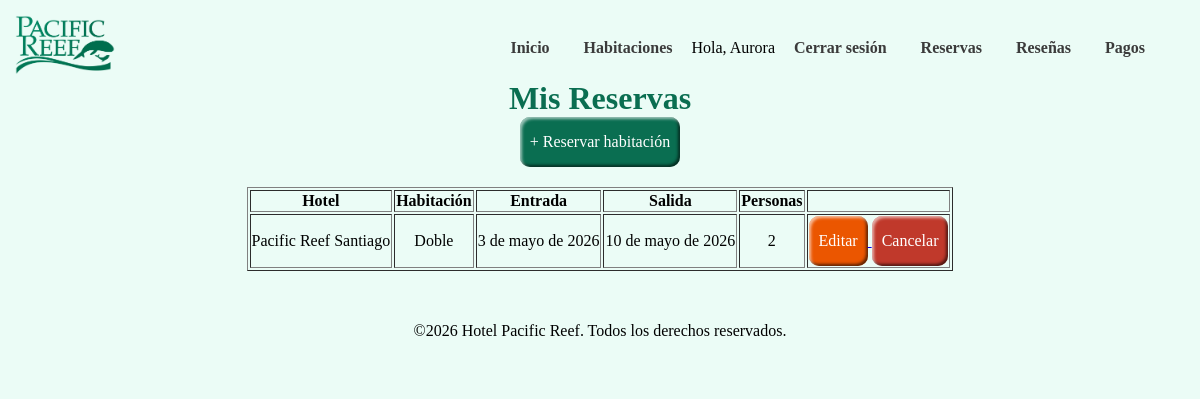
Page /reservas/ (signed in) on the earlier database version.
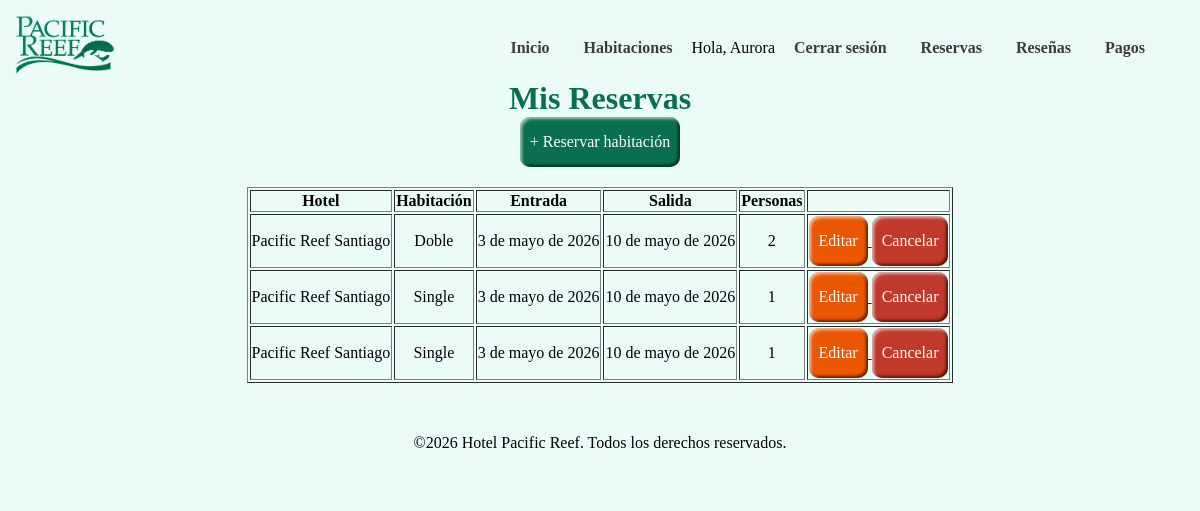
Same page on the later database version.
### hotelreef/models.py (models this page shows, shortened)
class Usuario(models.Model):
    usuario_id = models.AutoField(primary_key=True)
    nombre = models.TextField()
    apellido = models.TextField()
    correo_electronico = models.TextField(unique=True)
    telefono = models.TextField(blank=True, null=True)
    rol = models.TextField()
    contrasena = models.TextField(db_column='contraseña')
    class Meta:
        db_table = 'Usuario'
        managed = False

class Reserva(models.Model):
    reserva_id = models.AutoField(primary_key=True)
    usuario = models.ForeignKey(Usuario, on_delete=models.CASCADE, db_column='usuario_id')
    habitacion = models.ForeignKey(Habitacion, on_delete=models.CASCADE, db_column='habitacion_id')
    fecha_entrada = models.DateField()
    fecha_salida = models.DateField()
    cantidad_personas = models.IntegerField()
    class Meta:
        db_table = 'Reserva'
        managed = False

class Habitacion(models.Model):
    habitacion_id = models.AutoField(primary_key=True)
    hotel = models.ForeignKey(Hotel, on_delete=models.CASCADE, db_column='hotel_id')
    tipo = models.TextField()
    capacidad = models.IntegerField()
    precio = models.FloatField()
    imagen = models.ImageField(upload_to='habitaciones/', blank=True, null=True)  # nueva linea para img
    class Meta:
        db_table = 'Habitacion'
        managed = False

class Hotel(models.Model):
    hotel_id = models.AutoField(primary_key=True)
    nombre = models.TextField()
    direccion = models.TextField()
    categoria = models.TextField(blank=True, null=True)
    class Meta:
        db_table = 'Hotel'
        managed = False

### hotelreef/views.py (the view)
# urls.py: path('reservas/', views.reservas, name='reservas'),
@login_requerido
def reservas(request):
    usuario_id = request.session.get('usuario_id')
    lista = Reserva.objects.select_related('usuario', 'habitacion__hotel').filter(usuario__usuario_id=usuario_id)
    return render(request, 'hotelreef/reservas.html', {'reservas': lista})

### hotelreef/views.py (called while the page is built)
def login_requerido(func):
    @wraps(func)
    def wrapper(request, *args, **kwargs):
        if not request.session.get('usuario_id'):
            return redirect('login')
        return func(request, *args, **kwargs)
    return wrapper

### hotelreef/templates/hotelreef/reservas.html (shortened to what this page needs)
{% extends 'hotelreef/base.html' %}
{% block content %}
    <h1>Mis Reservas</h1>
    <a href="{% url 'habitaciones' %}"><button class="btn-primario">+ Reservar habitación</button></a>
    <table border="1" style="margin: 20px auto;">
        <tr>
            <th>Hotel</th>
            <th>Habitación</th>
            <th>Entrada</th>
            <th>Salida</th>
            <th>Personas</th>
            <th></th>
        </tr>
        {% for r in reservas %}
        <tr>
            <td>{{ r.habitacion.hotel.nombre }}</td>
            <td>{{ r.habitacion.tipo }}</td>
            <td>{{ r.fecha_entrada }}</td>
            <td>{{ r.fecha_salida }}</td>
            <td>{{ r.cantidad_personas }}</td>
            <td>
                <a href="{% url 'reserva_editar' r.reserva_id %}">
                    <button class="btn-secundario">Editar</button>
                </a>
                <form method="post" action="{% url 'reserva_eliminar' r.reserva_id %}"
                      style="display: inline;"
                      onsubmit="return confirm('¿Seguro que deseas cancelar esta reserva?')">
                    <button type="submit" class="btn-danger">Cancelar</button>
                </form>
            </td>
        </tr>
        {% empty %}
        <tr>
            <td colspan="6">Aún no tienes reservas. <a href="{% url 'habitaciones' %}">Ver habitaciones disponibles</a></td>
        </tr>
        {% endfor %}
    </table>
{% endblock %}

### hotelreef/templates/hotelreef/base.html (shortened to what this page needs)
{% load static %}
<!DOCTYPE html>
<html lang="es">
<head>
  <link rel="stylesheet" href="{% static 'css/styles.css' %}">
</head>
<body>
    <header>
        <div class="logo_container">
            <img src="{% static 'img/1-HPR.png' %}" alt="Logo del sitio" class="logo">
        </div>
        <nav>
            <a href="{% url 'index' %}">Inicio</a>
            <a href="{% url 'habitaciones' %}">Habitaciones</a>
            {% if request.session.usuario_id %}
                <span>Hola, {{ request.session.usuario_nombre }}</span>
                <a href="{% url 'logout' %}">Cerrar sesión</a>
            {% else %}
                <a href="{% url 'login' %}">Iniciar Sesión</a>
                <a href="{% url 'registrar' %}">Registrar</a>
                <a href="{% url 'recuperar_psswd' %}">Recuperar Contraseña</a>
            {% endif %}
            <a href="{% url 'reservas' %}">Reservas</a>
            <a href="{% url 'resenas' %}">Reseñas</a>
            <a href="{% url 'pagos' %}">Pagos</a>
        </nav>
    </header>
    {% block content %}{% endblock %}
    <footer>
        <p>&copy;2026 Hotel Pacific Reef. Todos los derechos reservados.</p>
    </footer>
</body>
</html>

### hotelreef/static/css/styles.css (style rules this page uses)
* { font-family: "Georgia", serif; }
html, body { background-color: #EBFCF6; color: rgb(0, 0, 0); margin: 0; padding: 0; text-align: center; min-height: 100vh; height: 100%; }
body { padding: 80px 5% 40px; }
header { display: flex; justify-content: space-between; align-items: center; padding: 15px; position: fixed; width: 100%; top: 0; left: 0; z-index: 1000; box-sizing: border-box; padding-right: 40px; }
header img { height: 60px; }
nav a { color: #3B3B3B; text-decoration: none; margin: 0 15px; font-weight: bold; }
h1 { font-size: 2em; margin: 0; color: #0A6E51; }
.logo_container { font-size: 1.3em; }
footer { background-color: #EBFCF6; color: rgb(0, 0, 0); text-align: center; padding: 15px; margin-top: auto; margin-bottom: 0; }
.btn-primario { border: 0; line-height: 2; height: 50px; padding: 0 10px; font-size: 1rem; text-align: center; color: #FFFFFF; border-radius: 10px; background-color: #0A6E51; box-shadow: inset 2px 2px 3px rgb(255 255 255 / 0.6), inset -2px -2px 3px rgb(0 0 0 / 0.6); }
.btn-secundario { border: 0; line-height: 2; height: 50px; padding: 0 10px; font-size: 1rem; text-align: center; color: #FFFFFF; border-radius: 10px; background-color: #EB5600; box-shadow: inset 2px 2px 3px rgb(255 255 255 / 0.6), inset -2px -2px 3px rgb(0 0 0 / 0.6); }
.btn-danger { border: 0; line-height: 2; height: 50px; padding: 0 10px; font-size: 1rem; text-align: center; color: #FFFFFF; border-radius: 10px; background-color: #C0392B; box-shadow: inset 2px 2px 3px rgb(255 255 255 / 0.6), inset -2px -2px 3px rgb(0 0 0 / 0.6); }

Differences in the rows shown:
added Reserva: habitacion.hotel.nombre "Pacific Reef Santiago", habitacion.tipo "Single", fecha_entrada "3 de mayo de 2026", fecha_salida "10 de mayo de 2026", cantidad_personas "1"
added Reserva: habitacion.hotel.nombre "Pacific Reef Santiago", habitacion.tipo "Single", fecha_entrada "3 de mayo de 2026", fecha_salida "10 de mayo de 2026", cantidad_personas "1"
